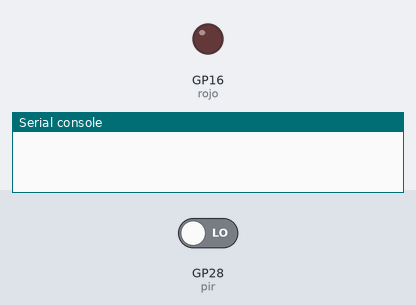
The program below on a simulated Raspberry Pi Pico running MicroPython. On the bench: output pins drawn as LEDs (lit = HIGH), the last lines printed to the serial console. Dashed ring = blinking. The test bench sets the inputs (shaded band); at power-on: GP28 (pir) LOW.

Above: at 1.2 s.
1.3 s: GP28 (pir) driven HIGH
At 1.45 s:
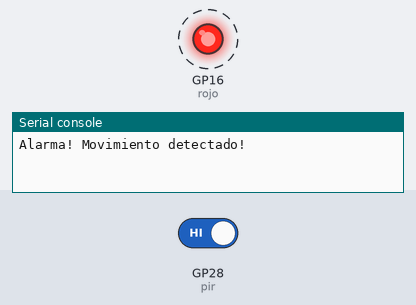
Timing chart, 0 to 7.8 s (numbered marks = the images above; inputs shaded):
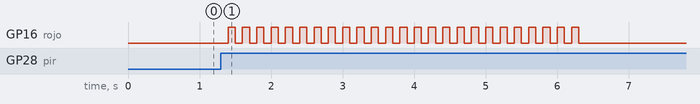

The program:

pirled.py
```python
from machine import Pin
import utime
pir = Pin(28,Pin.IN,Pin.PULL_DOWN)
rojo = Pin(16,Pin.OUT)
def pir_handler(pin):
    utime.sleep_ms(100)
    if pin.value():
        print("Alarma! Movimiento detectado!")
        for i in range(50):
            rojo.toggle()
            utime.sleep_ms(100)
pir.irq(trigger=Pin.IRQ_RISING,handler=pir_handler)
```

Measured:
- after the input at 1.3 s, GP16 (rojo): alternates HIGH for 0.10 s and LOW for 0.10 s, 50 changes in all, then stays LOW, starting after 0.10 s
